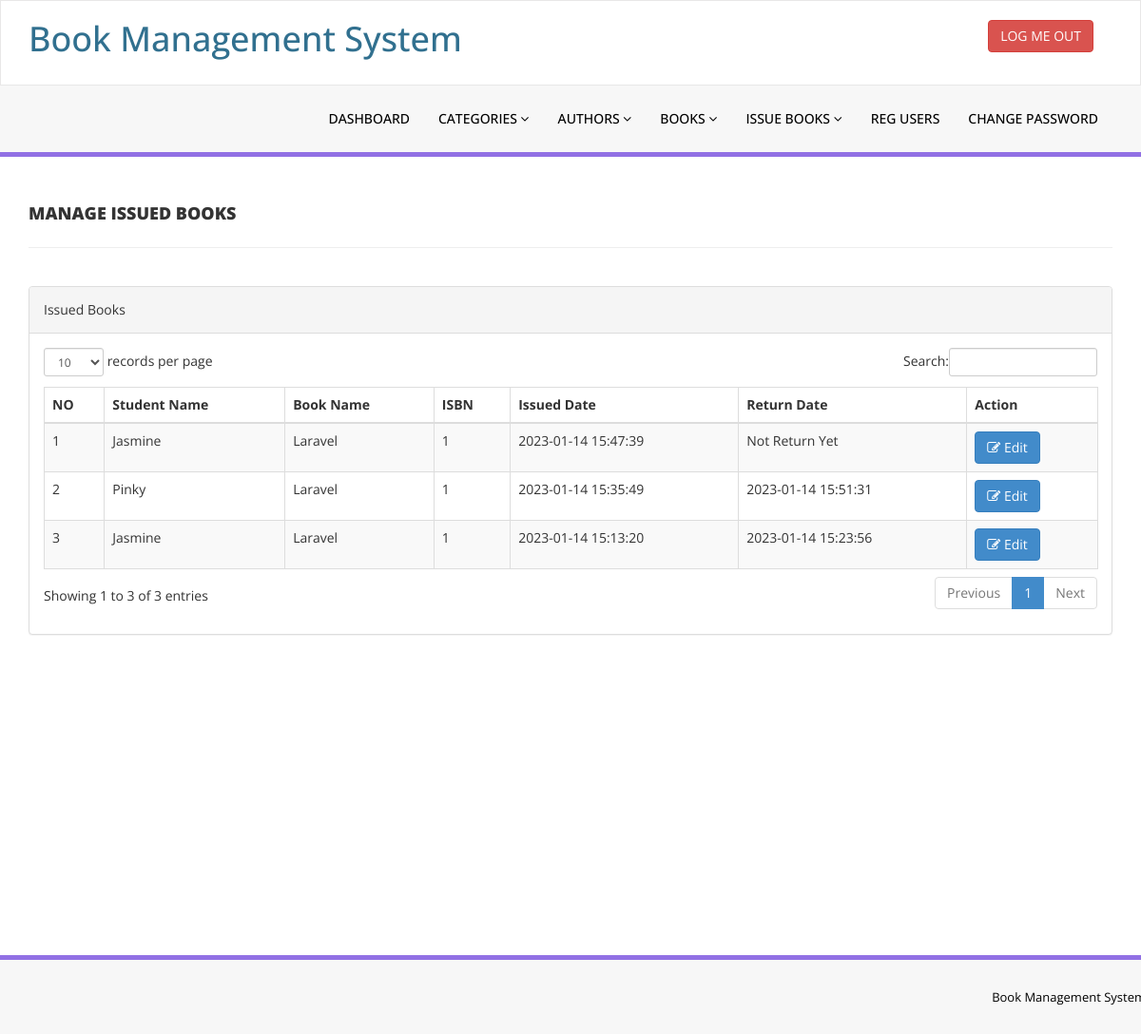
Screenshot of /admin/manage-issued-books.php (signed in) with the database file from the repository.
### tables this page shows
CREATE TABLE `tblissuedbookdetails` (
  `id` int(11) NOT NULL,
  `BookId` int(11) DEFAULT NULL,
  `StudentID` varchar(150) DEFAULT NULL,
  `IssuesDate` timestamp NULL DEFAULT current_timestamp(),
  `ReturnDate` timestamp NULL DEFAULT NULL ON UPDATE current_timestamp(),
  `RetrunStatus` int(1) DEFAULT NULL,
  `fine` int(11) DEFAULT NULL
);

CREATE TABLE `tblstudents` (
  `id` int(11) NOT NULL,
  `StudentId` varchar(100) DEFAULT NULL,
  `FullName` varchar(120) DEFAULT NULL,
  `EmailId` varchar(120) DEFAULT NULL,
  `MobileNumber` char(11) DEFAULT NULL,
  `Password` varchar(120) DEFAULT NULL,
  `Status` int(1) DEFAULT NULL,
  `RegDate` timestamp NULL DEFAULT current_timestamp(),
  `UpdationDate` timestamp NULL DEFAULT NULL ON UPDATE current_timestamp()
);

CREATE TABLE `tblbooks` (
  `id` int(11) NOT NULL,
  `BookName` varchar(255) DEFAULT NULL,
  `CatId` int(11) DEFAULT NULL,
  `AuthorId` int(11) DEFAULT NULL,
  `ISBNNumber` int(11) DEFAULT NULL,
  `BookPrice` int(11) DEFAULT NULL,
  `RegDate` timestamp NULL DEFAULT current_timestamp(),
  `UpdationDate` timestamp NULL DEFAULT NULL ON UPDATE current_timestamp()
);

### admin/manage-issued-books.php (the view, shortened to what this page needs)
<?php
include('includes/config.php');
if(strlen($_SESSION['alogin'])==0)
    {
header('location:index.php');
}
else{
    ?>
<!DOCTYPE html>
<html xmlns="http://www.w3.org/1999/xhtml">
<head>
    <link href="assets/css/bootstrap.css" rel="stylesheet" />
    <link href="assets/css/font-awesome.css" rel="stylesheet" />
    <link href="assets/js/dataTables/dataTables.bootstrap.css" rel="stylesheet" />
    <link href="assets/css/style.css" rel="stylesheet" />
</head>
<body>
    <?php include('includes/header.php');?>
    <div class="content-wrapper">
        <div class="container">
            <div class="row pad-botm">
                <div class="col-md-12">
                    <h4 class="header-line">Manage Issued Books</h4>
                </div>
                <div class="row">
                </div>
            </div>
            <div class="row">
                <div class="col-md-12">
                    <div class="panel panel-default">
                        <div class="panel-heading">
                            Issued Books
                        </div>
                        <div class="panel-body">
                            <div class="table-responsive">
                                <table class="table table-striped table-bordered table-hover" id="dataTables-example">
                                    <thead>
                                        <tr>
                                            <th>NO</th>
                                            <th>Student Name</th>
                                            <th>Book Name</th>
                                            <th>ISBN </th>
                                            <th>Issued Date</th>
                                            <th>Return Date</th>
                                            <th>Action</th>
                                        </tr>
                                    </thead>
                                    <tbody>
                                        <?php $sql = "SELECT tblstudents.FullName,tblbooks.BookName,tblbooks.ISBNNumber,tblissuedbookdetails.IssuesDate,tblissuedbookdetails.ReturnDate,tblissuedbookdetails.id as rid from  tblissuedbookdetails join tblstudents on tblstudents.StudentId=tblissuedbookdetails.StudentId join tblbooks on tblbooks.id=tblissuedbookdetails.BookId order by tblissuedbookdetails.id desc";
$query = $dbh -> prepare($sql);
$query->execute();
$results=$query->fetchAll(PDO::FETCH_OBJ);
$cnt=1;
if($query->rowCount() > 0)
{
foreach($results as $result)
{               ?>
                                        <tr class="odd gradeX">
                                            <td class="center"><?php echo htmlentities($cnt);?></td>
                                            <td class="center"><?php echo htmlentities($result->FullName);?></td>
                                            <td class="center"><?php echo htmlentities($result->BookName);?></td>
                                            <td class="center"><?php echo htmlentities($result->ISBNNumber);?></td>
                                            <td class="center"><?php echo htmlentities($result->IssuesDate);?></td>
                                            <td class="center"><?php if($result->ReturnDate=="")
                                            {
                                                echo htmlentities("Not Return Yet");
                                            } else {
                                            echo htmlentities($result->ReturnDate);
}
                                            ?></td>
                                            <td class="center">
                                                <a
                                                    href="update-issue-bookdeails.php?rid=<?php echo htmlentities($result->rid);?>"><button
                                                        class="btn btn-primary"><i class="fa fa-edit "></i>
                                                        Edit</button>
                                            </td>
                                        </tr>
                                        <?php $cnt=$cnt+1;}} ?>
                                    </tbody>
                                </table>
                            </div>
                        </div>
                    </div>
                </div>
            </div>
        </div>
    </div>
    <?php include('includes/footer.php');?>
</body>
</html>
<?php } ?>

### admin/includes/header.php (shortened to what this page needs)
<div class="navbar navbar-inverse set-radius-zero">
    <div class="container">
        <div class="navbar-header">
            <h1 class="text-info">Book Management System</h1>
        </div>
        <div class="right-div">
            <a href="logout.php" class="btn btn-danger pull-right">LOG ME OUT</a>
        </div>
    </div>
</div>
<section class="menu-section">
    <div class="container">
        <div class="row ">
            <div class="col-md-12">
                <div class="navbar-collapse collapse ">
                    <ul id="menu-top" class="nav navbar-nav navbar-right">
                        <li><a href="dashboard.php">DASHBOARD</a></li>
                        <li>
                            <a href="#" class="dropdown-toggle" id="ddlmenuItem" data-toggle="dropdown"> Categories
                                <i class="fa fa-angle-down"></i></a>
                        </li>
                        <li>
                            <a href="#" class="dropdown-toggle" id="ddlmenuItem" data-toggle="dropdown"> Authors <i
                                    class="fa fa-angle-down"></i></a>
                        </li>
                        <li>
                            <a href="#" class="dropdown-toggle" id="ddlmenuItem" data-toggle="dropdown"> Books <i
                                    class="fa fa-angle-down"></i></a>
                        </li>
                        <li>
                            <a href="#" class="dropdown-toggle" id="ddlmenuItem" data-toggle="dropdown"> Issue Books
                                <i class="fa fa-angle-down"></i></a>
                        </li>
                        <li><a href="reg-students.php">Reg Users</a></li>
                        <li><a href="change-password.php">Change Password</a></li>
                    </ul>
                </div>
            </div>
        </div>
    </div>
</section>

### admin/includes/footer.php
<section class="footer-section">
    <div class="container">
        <div class="row">
            <div class="col-md-12">
                Book Management System
            </div>
        </div>
    </div>
</section>

### admin/assets/css/style.css (style rules this page uses)
.set-radius-zero { border-radius:0px; -moz-border-radius:0px; -webkit-border-radius:0px; }
.content-wrapper { margin-top: 40px; min-height:800px; padding-bottom:90px; }
.header-line { font-weight:900; padding-bottom:25px; border-bottom:1px solid #eeeeee; text-transform:uppercase; }
.pad-botm { padding-bottom:30px; }
.right-div { float: right; padding: 20px; }
#menu-top a { color:#000; text-decoration:none; font-weight:500; padding: 25px 15px 25px 15px; text-transform:uppercase; }
.menu-section { background-color: #f7f7f7; border-bottom:5px solid #9170E4; width:100% }
.navbar-inverse { background-color: #FFF; border-color: rgba(155, 153, 153, 0.23); }
.navbar { min-height: 90px; margin-bottom: 0px; }
.footer-section { padding:25px 50px 25px 50px; color:#000; font-size:13px; background-color: #f7f7f7; text-align:right; border-top:5px solid #9170E4; }

### rows the page displays
tblissuedbookdetails: tblstudents.FullName "Jasmine", BookId.BookName "Laravel", BookId.ISBNNumber "1", IssuesDate "2023-01-14 15:47:39"
tblissuedbookdetails: tblstudents.FullName "Pinky", BookId.BookName "Laravel", BookId.ISBNNumber "1", IssuesDate "2023-01-14 15:35:49", ReturnDate "2023-01-14 15:51:31"
tblissuedbookdetails: tblstudents.FullName "Jasmine", BookId.BookName "Laravel", BookId.ISBNNumber "1", IssuesDate "2023-01-14 15:13:20", ReturnDate "2023-01-14 15:23:56"
